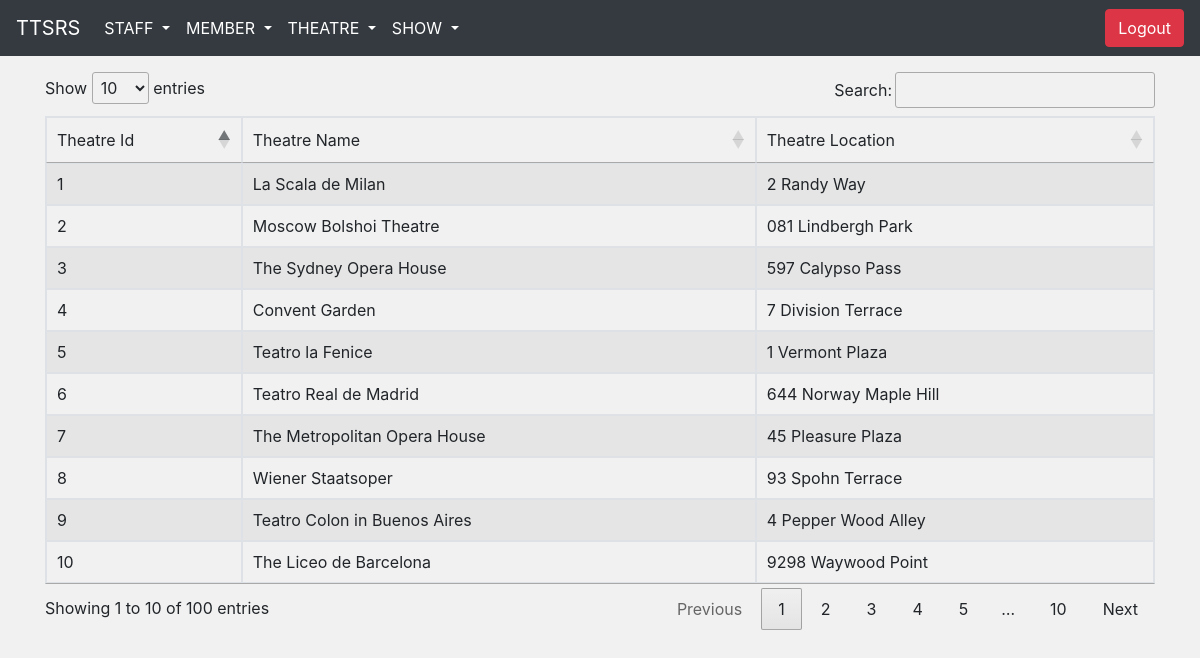
Screenshot of /tiyatroincele.php with the database file from the repository.
### tables this page shows
CREATE TABLE `theatre` (
  `tid` int(11) NOT NULL AUTO_INCREMENT,
  `t_name` varchar(50) NOT NULL,
  `location` varchar(255) NOT NULL,
  PRIMARY KEY (`tid`)
);

### tiyatroincele.php (the view, shortened to what this page needs)
<?php include 'header-admin.php'?>
<link rel="stylesheet" href="css/styles.css">
<link rel="stylesheet" href="https://cdn.datatables.net/1.10.12/css/dataTables.bootstrap.min.css" />
<link rel="stylesheet" href="https://cdn.datatables.net/1.10.21/css/jquery.dataTables.min.css" />
  <body>
    <?php
      $db = new PDO("mysql:host=localhost;dbname=theatre;charset=utf8","root","");
       $query = $db->query("select * from theatre");
    ?>
      <div class="container" style="margin-top: 1rem">
       <div class="table-responsive">
           <table id="veri" class="table table-striped table-bordered">
             <thead>
             <tr>
             <td>Theatre Id</td>
             <td>Theatre Name</td>
             <td>Theatre Location</td>
             </tr>
             </thead>
              <?php
                 foreach($query as $row) {
                    ?>
                    <tr>
                    <td><?php echo $row["tid"];?></td>
                    <td><?php echo $row["t_name"];?></td>
                    <td><?php echo $row["location"];?></td>
                    </tr>
                    <?php
                 }
               ?>
           </table>
       </div>
      </div>
</body>
<?php include 'footer.php'?>

### header-admin.php (style rules this page uses)
body { background-color: rgba(95, 95, 145, 0.3) }
body { margin:0; padding:0; background-color:#f1f1f1; }

### rows the page displays
theatre: tid "1", t_name "La Scala de Milan", location "2 Randy Way"
theatre: tid "2", t_name "Moscow Bolshoi Theatre", location "081 Lindbergh Park"
theatre: tid "3", t_name "The Sydney Opera House", location "597 Calypso Pass"
theatre: tid "4", t_name "Convent Garden", location "7 Division Terrace"
theatre: tid "5", t_name "Teatro la Fenice", location "1 Vermont Plaza"
theatre: tid "6", t_name "Teatro Real de Madrid", location "644 Norway Maple Hill"
theatre: tid "7", t_name "The Metropolitan Opera House", location "45 Pleasure Plaza"
theatre: tid "8", t_name "Wiener Staatsoper", location "93 Spohn Terrace"
theatre: tid "9", t_name "Teatro Colon in Buenos Aires", location "4 Pepper Wood Alley"
theatre: tid "10", t_name "The Liceo de Barcelona", location "9298 Waywood Point"
